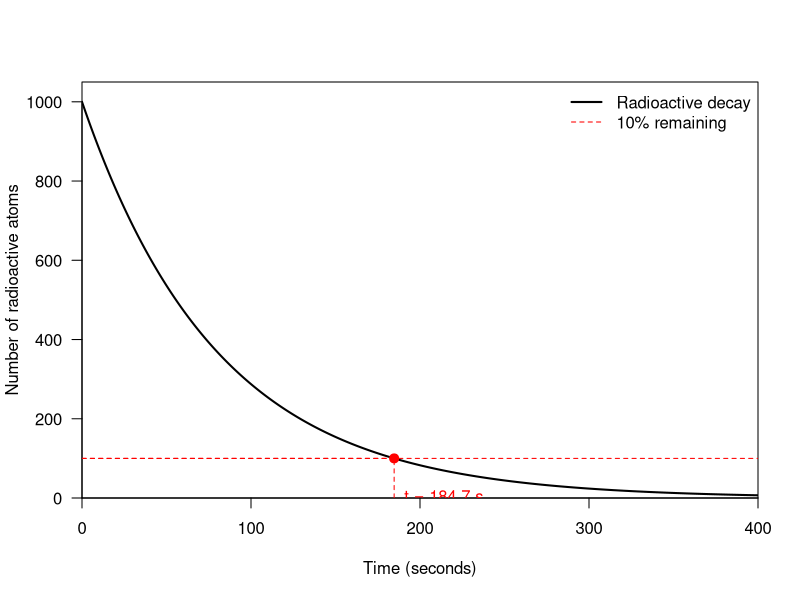
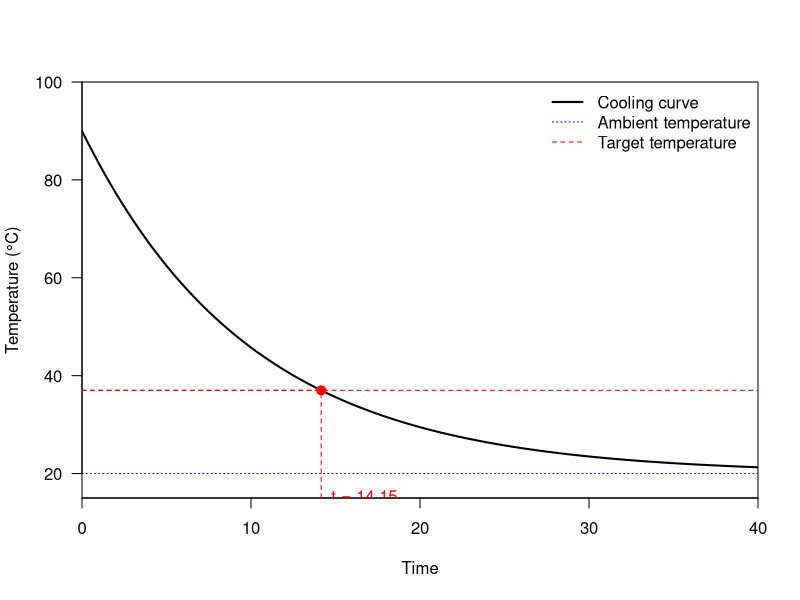
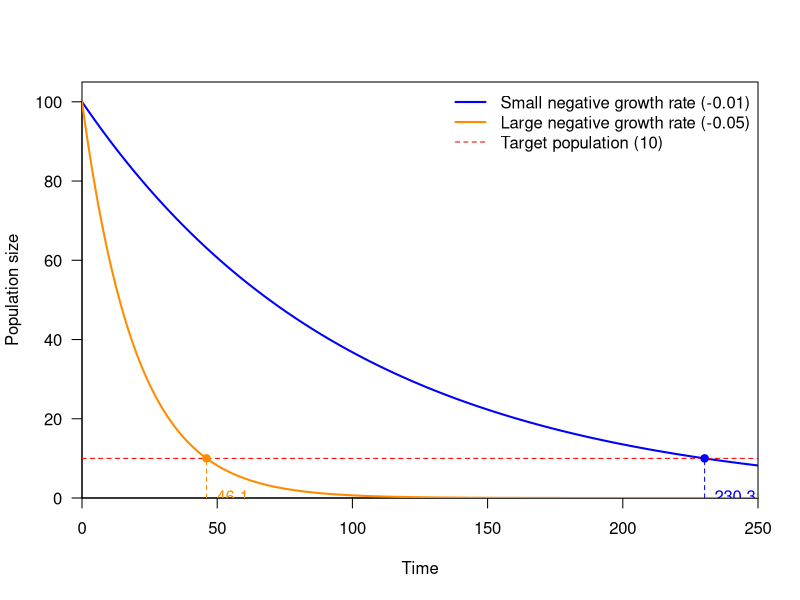

Recreate these plots in R, in order.
## ---- chunk 1

#-----------------------------
# 1. Parameters
#-----------------------------

N0 <- 1000                 # Initial number of atoms
half_life <- 55.6          # Radon-220 half-life, in seconds
lambda <- log(2) / half_life

N_target <- 0.10 * N0      # 10% of initial atoms remain

#-----------------------------
# 2. Decay function
#-----------------------------

N <- function(t) {
  N0 * exp(-lambda * t)
}

# Time to reach target
t_target <- -log(N_target / N0) / lambda

#-----------------------------
# 3. Generate data
#-----------------------------

t <- seq(0, 400, by = 1)
atoms <- N(t)

#-----------------------------
# 4. Plot
#-----------------------------

plot(t, atoms,
     type = "l",
     lwd = 2,
     col = "black",
     xlab = "Time (seconds)",
     ylab = "Number of radioactive atoms",
     xlim = c(0, 400),
     ylim = c(0, 1050),
     xaxs = "i",
     yaxs = "i",
     las = 1)

# Target level: 10% remaining
abline(h = N_target, col = "red", lty = 2)

# Projection lines
segments(0, N_target, t_target, N_target,
         col = "red", lty = 2)

segments(t_target, 0, t_target, N_target,
         col = "red", lty = 2)

# Intersection point
points(t_target, N_target,
       pch = 19, col = "red", cex = 1.2)

# Label
text(t_target, 0,
     labels = paste0("t = ", round(t_target, 1), " s"),
     pos = 4, offset = 0.5, col = "red")

legend("topright",
       legend = c("Radioactive decay", "10% remaining"),
       col = c("black", "red"),
       lty = c(1, 2),
       lwd = c(2, 1),
       bty = "n")

# Display result
cat("Time until 10% remains:",
    round(t_target, 2), "seconds\n")

## ---- chunk 2

#--------------------------------
# 1. Define parameters
#--------------------------------

T0 <- 90
Ta <- 20
k  <- 0.1
T_target <- 37

#--------------------------------
# 2. Newton's law of cooling
#--------------------------------

T <- function(t) {
  Ta + (T0 - Ta) * exp(-k * t)
}

#--------------------------------
# 3. Calculate time to target
#--------------------------------

t_target <- -log((T_target - Ta) / (T0 - Ta)) / k

#--------------------------------
# 4. Generate data
#--------------------------------

t <- seq(0, 40, by = 0.1)
temp <- T(t)

#--------------------------------
# 5. Plot
#--------------------------------

plot(t, temp,
     type = "l",
     lwd = 2,
     col = "black",
     xlab = "Time",
     ylab = "Temperature (°C)",
     xlim = c(0, 40),
     ylim = c(15, 100),
     xaxs = "i",
     yaxs = "i",
     las = 1)

# Ambient temperature
abline(h = Ta, col = "blue", lty = 3)

# Target temperature
abline(h = T_target, col = "red", lty = 2)

# Vertical projection to target temperature
segments(t_target, 15,
         t_target, T_target,
         col = "red", lty = 2)

# Horizontal projection to the curve
segments(0, T_target,
         t_target, T_target,
         col = "red", lty = 2)

# Mark intersection
points(t_target, T_target,
       pch = 19, col = "red", cex = 1.2)

# Annotate time
text(t_target, 15,
     labels = paste0("t = ", round(t_target, 2)),
     pos = 4, col = "red")

# Legend
legend("topright",
       legend = c("Cooling curve",
                  "Ambient temperature",
                  "Target temperature"),
       col = c("black", "blue", "red"),
       lty = c(1, 3, 2),
       lwd = c(2, 1, 1),
       bty = "n")

# Print result
cat("Time to reach", T_target, "°C:",
    round(t_target, 2), "time units\n")

## ---- chunk 3

#-----------------------------
# 1. Parameters
#-----------------------------

N0 <- 100

r_small <- -0.01  # Small negative growth rate
r_large <- -0.05  # Large negative growth rate

N_target <- 10    # Target population (10% of initial population)

#-----------------------------
# 2. Population functions
#-----------------------------

N_small <- function(t) {
  N0 * exp(r_small * t)
}

N_large <- function(t) {
  N0 * exp(r_large * t)
}

# Time to reach target population
t_small <- log(N_target / N0) / r_small
t_large <- log(N_target / N0) / r_large

#-----------------------------
# 3. Generate data
#-----------------------------

t <- seq(0, 250, by = 0.5)

pop_small <- N_small(t)
pop_large <- N_large(t)

#-----------------------------
# 4. Plot
#-----------------------------

plot(t, pop_small,
     type = "l",
     lwd = 2,
     col = "blue",
     xlab = "Time",
     ylab = "Population size",
     xlim = c(0, 250),
     ylim = c(0, 105),
     xaxs = "i",
     yaxs = "i",
     las = 1)

lines(t, pop_large, lwd = 2, col = "darkorange")

# Target population
abline(h = N_target, col = "red", lty = 2)

# Projection for small negative growth rate
segments(t_small, 0, t_small, N_target,
         col = "blue", lty = 2)
points(t_small, N_target, pch = 19, col = "blue")

# Projection for large negative growth rate
segments(t_large, 0, t_large, N_target,
         col = "darkorange", lty = 2)
points(t_large, N_target, pch = 19, col = "darkorange")

# Time labels
text(t_small, 0,
     labels = paste0(round(t_small, 1)),
     pos = 4, offset = 0.5, col = "blue")

text(t_large, 0,
     labels = paste0(round(t_large, 1)),
     pos = 4, offset = 0.5, col = "darkorange")

legend("topright",
       legend = c("Small negative growth rate (-0.01)",
                  "Large negative growth rate (-0.05)",
                  "Target population (10)"),
       col = c("blue", "darkorange", "red"),
       lty = c(1, 1, 2),
       lwd = c(2, 2, 1),
       bty = "n")

# Display results
cat("Small negative growth rate:", round(t_small, 2), "time units\n")
cat("Large negative growth rate:", round(t_large, 2), "time units\n")
